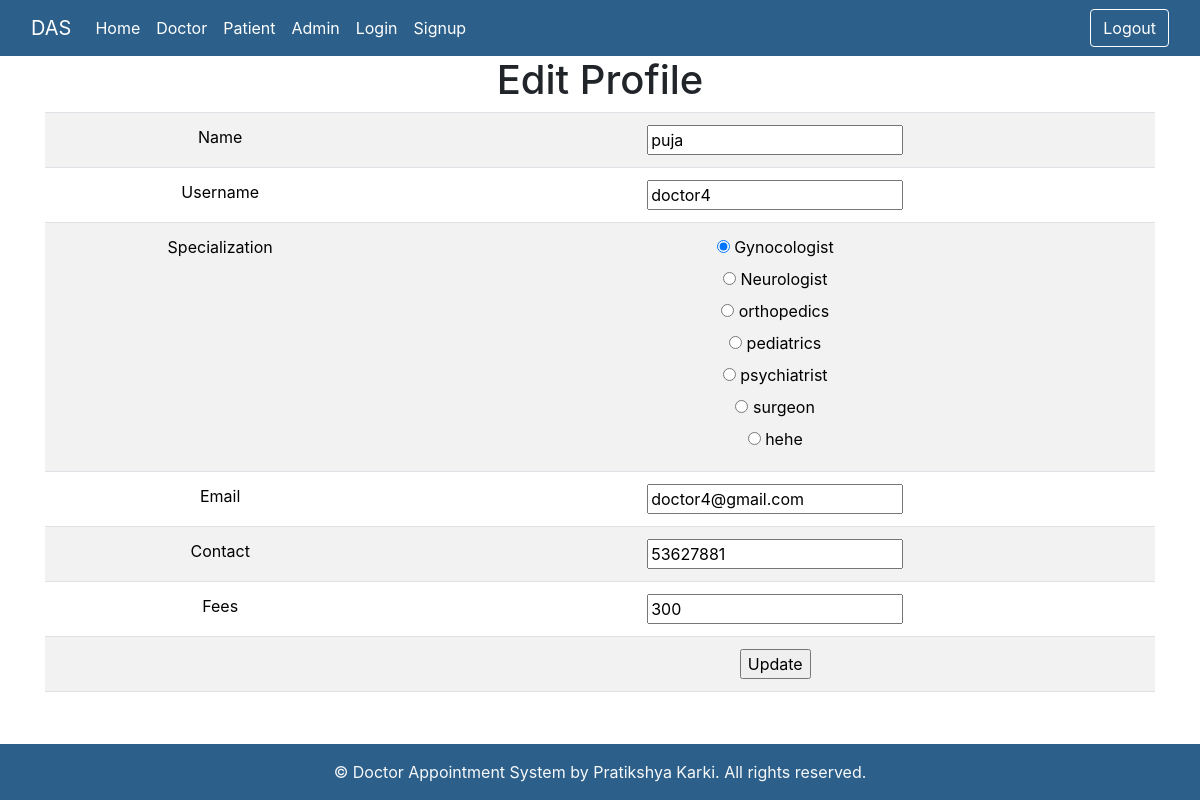
Page /doctor/edit_profile.php (signed in) on the committed database.
### tables this page shows
CREATE TABLE `doctor` (
  `doctor_id` int(11) NOT NULL,
  `name` varchar(50) NOT NULL,
  `username` varchar(50) DEFAULT NULL,
  `password` varchar(255) DEFAULT NULL,
  `spec_id` int(11) DEFAULT NULL,
  `email` varchar(50) DEFAULT NULL,
  `contact` varchar(10) DEFAULT NULL,
  `fees` varchar(255) DEFAULT NULL
);

CREATE TABLE `specialization` (
  `spec_id` int(11) NOT NULL,
  `category` varchar(100) DEFAULT NULL
);

### doctor/edit_profile.php (the view, shortened to what this page needs)
<?php
require("../config/db-connect.php");
require("../include/admin_header.php");
$doctor_id = $_SESSION['doctor_id'];
$sql = "SELECT * FROM doctor WHERE doctor_id=?";
$stmt = $conn->prepare($sql);
$stmt->bind_param('i', $doctor_id);
$stmt->execute();
$result = $stmt->get_result();
$doctor = $result->fetch_assoc();
$sql = "SELECT spec_id, category FROM specialization";
$spec_result = $conn->query($sql);
?>
<div class="container">
    <h1>Edit Profile</h1>
    <form name="update_user" method="post" action="edit_profile.php">
        <table class="table table-striped" border="0">
            <tr>
                <td>Name</td>
                <td><input type="text" name="name" value="<?php echo htmlspecialchars($doctor['name']); ?>"></td>
            </tr>
            <tr>
                <td>Username</td>
                <td><input type="text" name="username" value="<?php echo htmlspecialchars($doctor['username']); ?>"></td>
            </tr>
            <tr>
                <td>Specialization</td>
                <td>
                <?php
                    if ($spec_result->num_rows > 0) {
                        while ($row = $spec_result->fetch_assoc()) {
                            ?>
                            <input type="radio" id="spec<?php echo $row['spec_id']; ?>" name="spec_id" value="<?php echo $row['spec_id']; ?>" <?php echo ($doctor['spec_id'] == $row['spec_id']) ? 'checked' : ''; ?> required>
                            <label for="spec<?php echo $row['spec_id']; ?>"><?php echo htmlspecialchars($row['category']); ?></label><br>
                            <?php
                        }
                    } else {
                        echo "<p>No specializations found.</p>";
                    }
                    ?>
                </td>
            </tr>
            <tr>
                <td>Email</td>
                <td><input type="text" name="email" value="<?php echo htmlspecialchars($doctor['email']); ?>"></td>
            </tr>
            <tr>
                <td>Contact</td>
                <td><input type="text" name="contact" value="<?php echo htmlspecialchars($doctor['contact']); ?>"></td>
            </tr>
            <tr>
                <td>Fees</td>
                <td><input type="text" name="fees" value="<?php echo htmlspecialchars($doctor['fees']); ?>"></td>
            </tr>
            <tr>
                <td><input type="hidden" name="doctor_id" value="<?php echo htmlspecialchars($doctor_id); ?>"></td>
                <td><input type="submit" name="update" value="Update"></td>
            </tr>
        </table>
    </form>
</div>
<?php require("../include/footer.php"); ?>
</body>
</html>

### include/footer.php (style rules this page uses)
body { margin: 0; padding: 0; min-height: 100vh; display: flex; flex-direction: column; }
.container { width: 100%; text-align: center; }

### rows in the picture
doctor: name "puja", username "doctor4", spec_id "☑ Gynocologist", spec_id "☐ Neurologist", spec_id "☐ orthopedics", spec_id "☐ pediatrics", spec_id "☐ psychiatrist", spec_id "☐ surgeon", spec_id "☐ hehe", email "doctor4@gmail.com", contact "53627881", fees "300"
specialization: category "Gynocologist"
specialization: category "Neurologist"
specialization: category "orthopedics"
specialization: category "pediatrics"
specialization: category "psychiatrist"
specialization: category "surgeon"
specialization: category "hehe"
